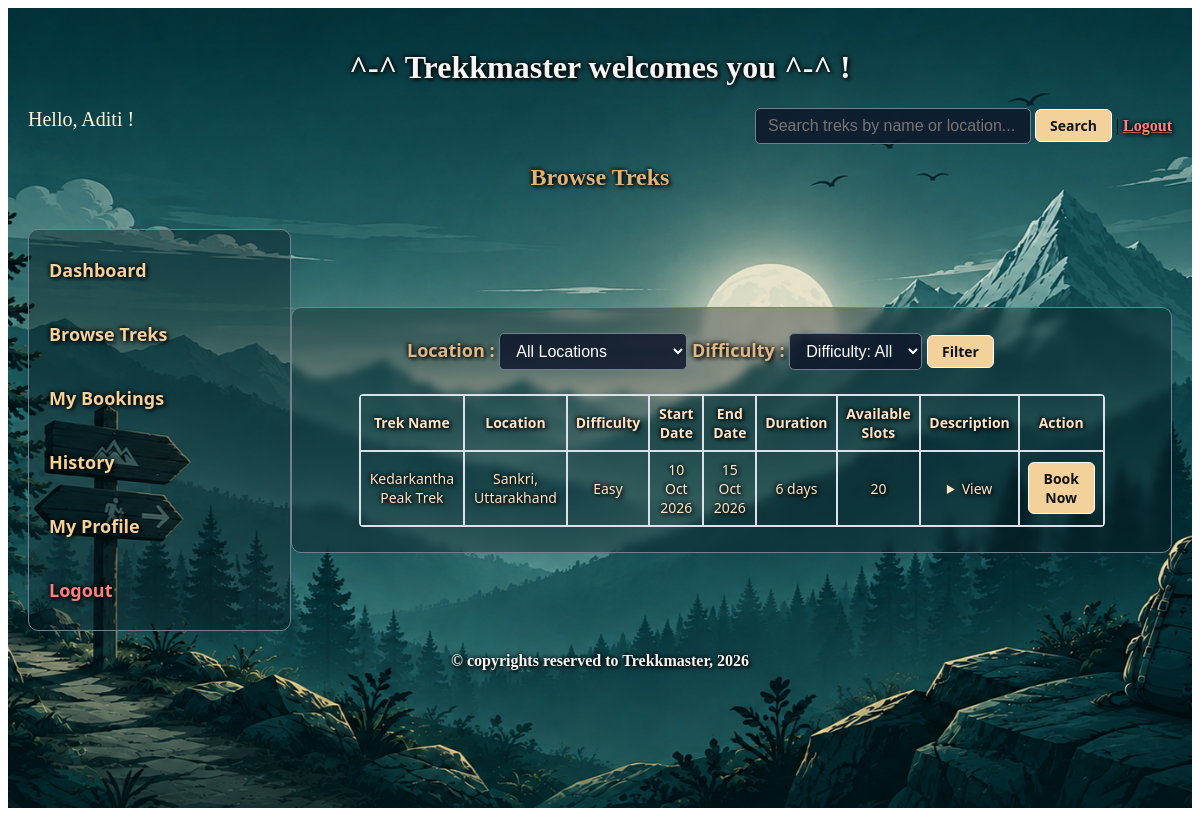
/browse_treks (signed in), run on an earlier commit of the app's database.
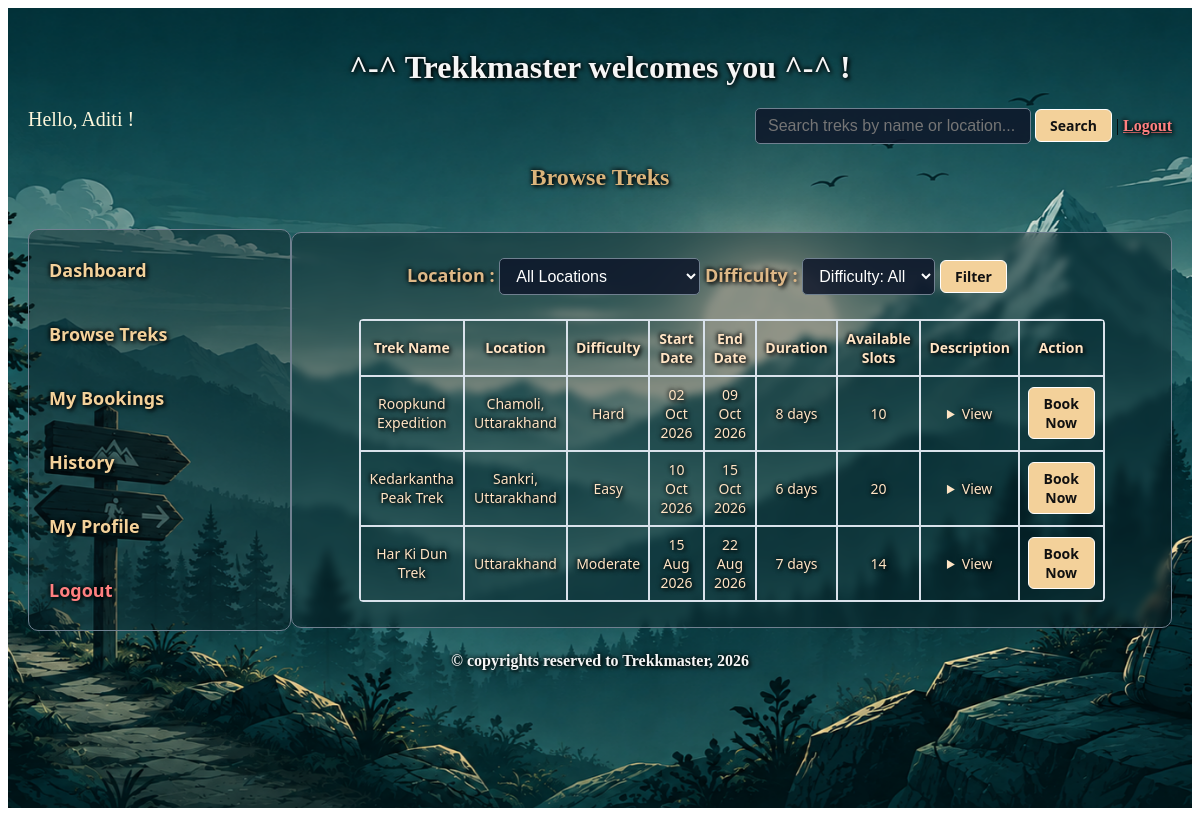
And on a later commit of the database.
### models.py (models this page shows)
class Trek(db.Model):
    __tablename__='trek'
    trek_id = db.Column(db.Integer, primary_key=True, autoincrement=True)
    trek_name = db.Column(db.String, unique = True, nullable = False)
    location = db.Column(db.String, nullable = False)
    difficulty = db.Column(db.Integer, nullable=False, default=0)  #0-easy, 1-moderate, 2- hard
    staff_assigned = db.Column(db.Integer, db.ForeignKey('staff.staff_id'), nullable = False)
    status = db.Column(db.Integer, nullable=False, default=0)  #0-open, 1-closed, 2- completed
    duration = db.Column(db.Integer, nullable = False)
    description = db.Column(db.String, nullable = False)
    av_slots = db.Column(db.Integer, nullable = False)
    st_date = db.Column(db.Date, nullable = False)
    en_date = db.Column(db.Date, nullable = False)
    bookings = db.relationship("Bookings", cascade="all, delete", backref="trek")

### controller.py (the view, shortened to what this page needs)
@app.route('/browse_treks')
@login_required
def browse_treks():
    user_id = session.get('user_id')
    if not user_id:
        return redirect(url_for('user_signin'))
    trekker = Trekker.query.filter_by(user_id=user_id).first()
    if not trekker:
        return redirect(url_for('user_signin'))
    selected_loc = request.args.get('locn', 'All')
    selected_diff = request.args.get('diff', 'All')
    booked_trek_ids = [
        b.trek_id for b in Bookings.query.filter_by(trekker_id=trekker.trekker_id).filter(Bookings.status != 1).all()
    ]
    query = Trek.query.filter(Trek.status == 1)
    if booked_trek_ids:
        query = query.filter(~Trek.trek_id.in_(booked_trek_ids))
    all_open = query.all()
    locations = sorted(list({t.location for t in all_open if t.location}))
    if selected_loc and 'All' not in selected_loc:
        query = query.filter(Trek.location == selected_loc)
    available_treks = query.all()
    return render_template(
        "user_browse_treks.html",
        user_name=trekker.full_name,
        available_treks=available_treks,
        locations=locations,
        selected_loc=selected_loc,
        selected_diff=selected_diff,
        booked_trek_ids=booked_trek_ids
    )

### app.py (called while the page is built)
@login_manager.user_loader
def load_user(user_id):
    return User_Details.query.get(int(user_id))

### templates/user_browse_treks.html (shortened to what the changed rows need)
<!DOCTYPE html>
<html lang="en">
<head>
    <link rel="stylesheet" href="/static/main.css">
</head>
<body>
    <div class="container">
        <div class="center">
            <h1>^-^ Trekkmaster welcomes you ^-^ !</h1>
        </div>
        <h2 class="heading">Browse Treks</h2>
        <br>
        <div style="display: flex;">
            <div class="dash_style">
                <br>
                <table class="table" name="Available Treks" style="width: 90%;">
                    <tr>
                        <th>Trek Name</th>
                        <th>Location</th>
                        <th>Difficulty</th>
                        <th>Start Date</th>
                        <th>End Date</th>
                        <th>Duration</th>
                        <th>Available Slots</th>
                        <th>Description</th>
                        <th>Action</th>
                    </tr>
                    {% if available_treks %}
                        {% for trek in available_treks %}
                            {% if trek.trek_id not in booked_trek_ids %}
                            <tr>
                                <td>{{ trek.trek_name }}</td>
                                <td>{{ trek.location }}</td>
                                <td>
                                    {% if trek.difficulty == 0 %}Easy
                                    {% elif trek.difficulty == 1 %}Moderate
                                    {% elif trek.difficulty == 2 %}Hard
                                    {% endif %}
                                </td>
                                <td>{{ trek.st_date.strftime('%d %b %Y') if trek.st_date else 'N/A' }}</td>
                                <td>{{ trek.en_date.strftime('%d %b %Y') if trek.en_date else 'N/A' }}</td>
                                <td>{{ trek.duration }} days</td>
                                <td>{{ trek.av_slots }}</td>
                                <td>
                                    <details>
                                        <summary>View</summary>
                                    </details>
                                </td>
                                <td>
                                    <form action="{{ url_for('book_trek', trek_id=trek.trek_id) }}" method="POST">
                                        <button type="submit">Book Now</button>
                                    </form>
                                </td>
                            </tr>
                            {% endif %}
                        {% endfor %}
                    {% else %}
                    <tr>
                        <td colspan="9">No available treks found.</td>
                    </tr>
                    {% endif %}
                </table>
            </div>
        </div>
    </div>
</body>
</html>

What changed in the data, as far as the page shows it:
now on this page (row edited): Trek: trek_name "Roopkund Expedition", location "Chamoli, Uttarakhand", difficulty "Hard", st_date "02 Oct 2026", en_date "09 Oct 2026", duration "8", av_slots "10"
added Trek: trek_name "Har Ki Dun Trek", location "Uttarakhand", difficulty "Moderate", st_date "15 Aug 2026", en_date "22 Aug 2026", duration "7", av_slots "14"
